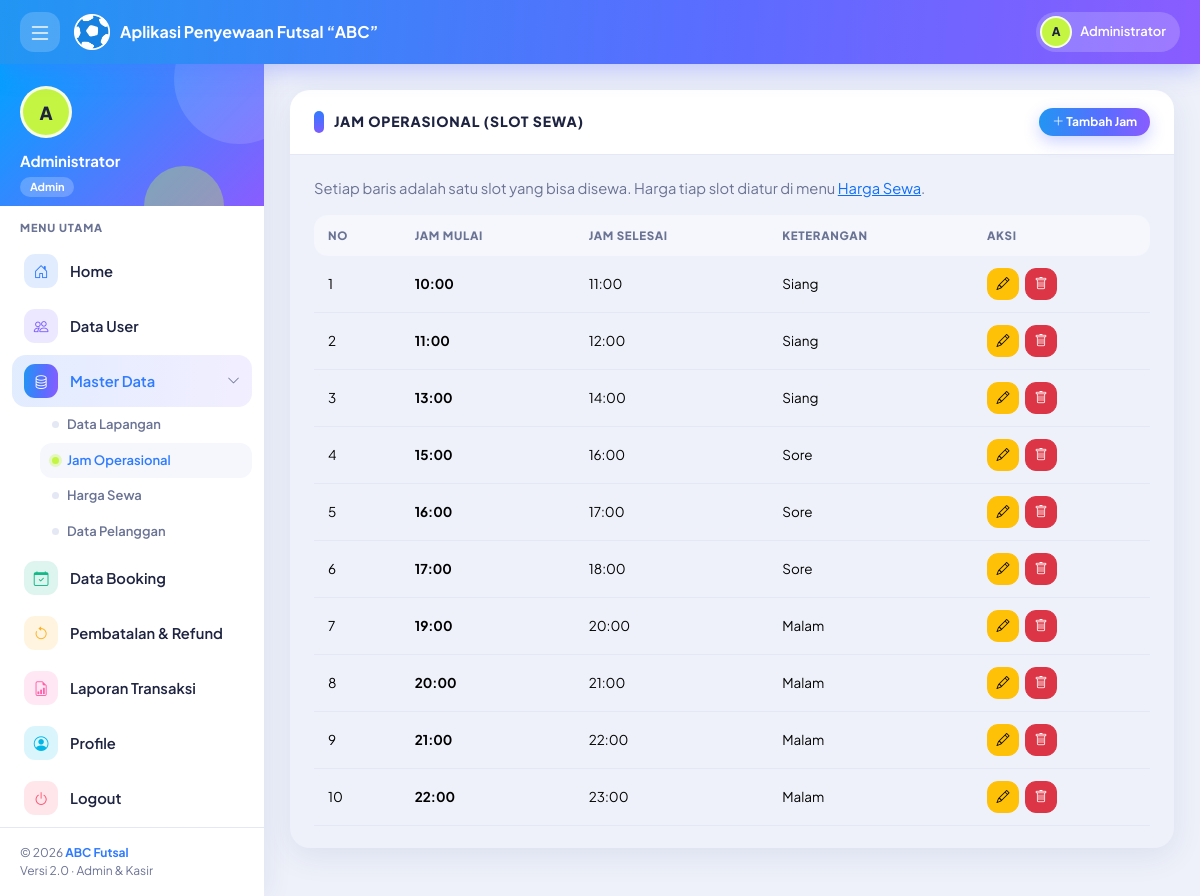
The page /admin/waktu.php (signed in) on the database its author committed.
### tables this page shows
CREATE TABLE `tb_pengguna` (
  `id_pengguna` int(11) NOT NULL,
  `nama_lengkap` varchar(100) NOT NULL,
  `username` varchar(30) NOT NULL,
  `password` varchar(255) NOT NULL,
  `no_hp` varchar(20) DEFAULT NULL,
  `level` enum('admin','kasir') NOT NULL DEFAULT 'kasir',
  `status` enum('Aktif','Nonaktif') NOT NULL DEFAULT 'Aktif',
  `created_at` timestamp NOT NULL DEFAULT current_timestamp()
);

CREATE TABLE `tb_waktu` (
  `id_waktu` int(11) NOT NULL,
  `jam_mulai` time NOT NULL,
  `jam_selesai` time NOT NULL,
  `keterangan` varchar(50) DEFAULT NULL
);

### auth.php (called while the page is built, shortened)
<?php
require_once __DIR__ . '/koneksi.php';
require_once __DIR__ . '/format.php';
$stmt = $pdo->prepare("SELECT id_pengguna, nama_lengkap, username, level, status
                       FROM tb_pengguna WHERE id_pengguna = ?");
$stmt->execute([$_SESSION['user']['id']]);
$u = $stmt->fetch();
$user = [
    'id'       => (int)$u['id_pengguna'],
    'nama'     => $u['nama_lengkap'],
    'username' => $u['username'],
    'level'    => $u['level'],
];

### format.php (called while the page is built, shortened)
<?php
function e($teks)
{
    return htmlspecialchars((string)$teks, ENT_QUOTES, 'UTF-8');
}
function jam($waktu)
{
    return substr((string)$waktu, 0, 5);
}
function inisial($nama)
{
    $kata = preg_split('/\s+/', trim((string)$nama));
    $hasil = strtoupper(mb_substr($kata[0], 0, 1));
    return $hasil;
}

### admin/waktu.php (the view, shortened to what this page needs)
<?php
require_once '../auth.php';
$menu_aktif    = 'waktu';
$daftar = $pdo->query("SELECT * FROM tb_waktu ORDER BY jam_mulai")->fetchAll();
include '../inc/header.php';
?>
<div class="card">
    <div class="card-header">
        <h2>Jam Operasional (Slot Sewa)</h2>
        <a class="btn btn-primary btn-sm" href="waktu_form.php"><i class="bi bi-plus-lg"></i> Tambah Jam</a>
    </div>
    <div class="card-body">
        <p class="text-muted">Setiap baris adalah satu slot yang bisa disewa. Harga tiap slot diatur di menu <a href="harga.php">Harga Sewa</a>.</p>
        <div class="table-responsive">
            <table class="table table-hover">
                <thead>
                    <tr>
                        <th>No</th>
                        <th>Jam Mulai</th>
                        <th>Jam Selesai</th>
                        <th>Keterangan</th>
                        <th>Aksi</th>
                    </tr>
                </thead>
                <tbody>
                    <?php foreach ($daftar as $i => $w): ?>
                        <tr>
                            <td><?= $i + 1 ?></td>
                            <td><b><?= e(jam($w['jam_mulai'])) ?></b></td>
                            <td><?= e(jam($w['jam_selesai'])) ?></td>
                            <td><?= e($w['keterangan'] ?: '-') ?></td>
                            <td>
                                <div class="aksi">
                                    <a class="btn btn-warning btn-icon" title="Ubah" href="waktu_form.php?id=<?= (int)$w['id_waktu'] ?>"><i class="bi bi-pencil"></i></a>
                                    <form method="post" action="waktu_proses.php" data-confirm="Hapus jam ini? Harga untuk jam ini juga ikut terhapus.">
                                        <button class="btn btn-danger btn-icon" title="Hapus"><i class="bi bi-trash"></i></button>
                                    </form>
                                </div>
                            </td>
                        </tr>
                    <?php endforeach; ?>
                </tbody>
            </table>
        </div>
    </div>
</div>
<?php include '../inc/footer.php'; ?>

### inc/header.php (shortened to what this page needs)
<!DOCTYPE html>
<html lang="id">
<head>
    <link href="https://cdn.jsdelivr.net/npm/bootstrap@5.3.3/dist/css/bootstrap.min.css" rel="stylesheet">
    <link href="https://cdn.jsdelivr.net/npm/bootstrap-icons@1.11.3/font/bootstrap-icons.min.css" rel="stylesheet">
    <link href="<?= BASE_URL ?>css/style.css" rel="stylesheet">
</head>
<body>
    <nav class="app-nav no-print">
        <button type="button" class="nav-btn side-toggle" aria-label="Menu"><i class="bi bi-list fs-4"></i></button>
        <a class="navbar-brand" href="<?= BASE_URL ?>index.php">
            <img src="<?= BASE_URL ?>images/ball.webp" alt="ABC"><span>Aplikasi Penyewaan Futsal “ABC”</span>
        </a>
        <div class="nav-chip">
            <div class="avatar"><?= e(inisial($user['nama'])) ?></div><span><?= e($user['nama']) ?></span>
        </div>
    </nav>
    <?php include __DIR__ . '/sidebar.php'; ?>
    <main class="app-main">

### inc/sidebar.php (shortened to what this page needs)
<?php
$menu_aktif = $menu_aktif ?? '';
$master_aktif = in_array($menu_aktif, ['lapangan', 'waktu', 'harga', 'pelanggan'], true);
?>
<aside class="app-side no-print">
    <div class="user-info">
        <div class="avatar"><?= e(inisial($user['nama'])) ?></div>
        <div class="nama"><?= e($user['nama']) ?></div>
        <span class="role"><?= e($user['level']) ?></span>
    </div>
    <div class="menu-label">MENU UTAMA</div>
    <ul class="menu">
        <li class="<?= $menu_aktif === 'home' ? 'active' : '' ?>" style="--c:#2f7bff">
            <a class="item" href="<?= BASE_URL ?>index.php"><span class="tile"><i class="bi bi-house-door"></i></span>Home</a>
        </li>
        <?php if ($user['level'] === 'admin'): ?>
            <li class="<?= $menu_aktif === 'pengguna' ? 'active' : '' ?>" style="--c:#7c5cff">
                <a class="item" href="<?= BASE_URL ?>admin/pengguna.php"><span class="tile"><i class="bi bi-people"></i></span>Data User</a>
            </li>
            <li class="<?= $master_aktif ? 'active' : '' ?>" style="--c:#ff8a3d">
                <a class="item" data-bs-toggle="collapse" href="#menuMaster" role="button">
                    <span class="tile"><i class="bi bi-database"></i></span>Master Data
                    <i class="bi bi-chevron-down caret"></i>
                </a>
                <ul class="submenu collapse <?= $master_aktif ? 'show' : '' ?>" id="menuMaster">
                    <li class="<?= $menu_aktif === 'lapangan' ? 'active' : '' ?>"><a href="<?= BASE_URL ?>admin/lapangan.php">Data Lapangan</a></li>
                    <li class="<?= $menu_aktif === 'waktu' ? 'active' : '' ?>"><a href="<?= BASE_URL ?>admin/waktu.php">Jam Operasional</a></li>
                    <li class="<?= $menu_aktif === 'harga' ? 'active' : '' ?>"><a href="<?= BASE_URL ?>admin/harga.php">Harga Sewa</a></li>
                    <li class="<?= $menu_aktif === 'pelanggan' ? 'active' : '' ?>"><a href="<?= BASE_URL ?>admin/pelanggan.php">Data Pelanggan</a></li>
                </ul>
            </li>
            <li class="<?= $menu_aktif === 'booking' ? 'active' : '' ?>" style="--c:#12b886">
                <a class="item" href="<?= BASE_URL ?>booking/daftar.php"><span class="tile"><i class="bi bi-calendar-check"></i></span>Data Booking</a>
            </li>
            <li class="<?= $menu_aktif === 'pembatalan' ? 'active' : '' ?>" style="--c:#ffb020">
                <a class="item" href="<?= BASE_URL ?>admin/pembatalan.php">
                    <span class="tile"><i class="bi bi-arrow-counterclockwise"></i></span>Pembatalan &amp; Refund
                </a>
            </li>
            <li class="<?= $menu_aktif === 'laporan' ? 'active' : '' ?>" style="--c:#ff5fa8">
                <a class="item" href="<?= BASE_URL ?>admin/laporan.php"><span class="tile"><i class="bi bi-file-earmark-bar-graph"></i></span>Laporan Transaksi</a>
            </li>
        <?php endif; ?>
        <li class="<?= $menu_aktif === 'profile' ? 'active' : '' ?>" style="--c:#00b7e6">
            <a class="item" href="<?= BASE_URL ?>profile.php"><span class="tile"><i class="bi bi-person-circle"></i></span>Profile</a>
        </li>
        <li style="--c:#ff4d6d">
            <a class="item" href="<?= BASE_URL ?>logout.php" data-confirm="Yakin mau logout?"><span class="tile"><i class="bi bi-power"></i></span>Logout</a>
        </li>
    </ul>
    <div class="side-foot">&copy; <?= date('Y') ?> <b>ABC Futsal</b><br>Versi 2.0 &middot; Admin &amp; Kasir</div>
</aside>

### rows shown on the page
tb_pengguna: nama_lengkap "A", nama_lengkap "Administrator", level "Admin"
tb_waktu: jam_mulai "10:00", jam_selesai "11:00", keterangan "Siang"
tb_waktu: jam_mulai "11:00", jam_selesai "12:00", keterangan "Siang"
tb_waktu: jam_mulai "13:00", jam_selesai "14:00", keterangan "Siang"
tb_waktu: jam_mulai "15:00", jam_selesai "16:00", keterangan "Sore"
tb_waktu: jam_mulai "16:00", jam_selesai "17:00", keterangan "Sore"
tb_waktu: jam_mulai "17:00", jam_selesai "18:00", keterangan "Sore"
tb_waktu: jam_mulai "19:00", jam_selesai "20:00", keterangan "Malam"
tb_waktu: jam_mulai "20:00", jam_selesai "21:00", keterangan "Malam"
tb_waktu: jam_mulai "21:00", jam_selesai "22:00", keterangan "Malam"
tb_waktu: jam_mulai "22:00", jam_selesai "23:00", keterangan "Malam"
